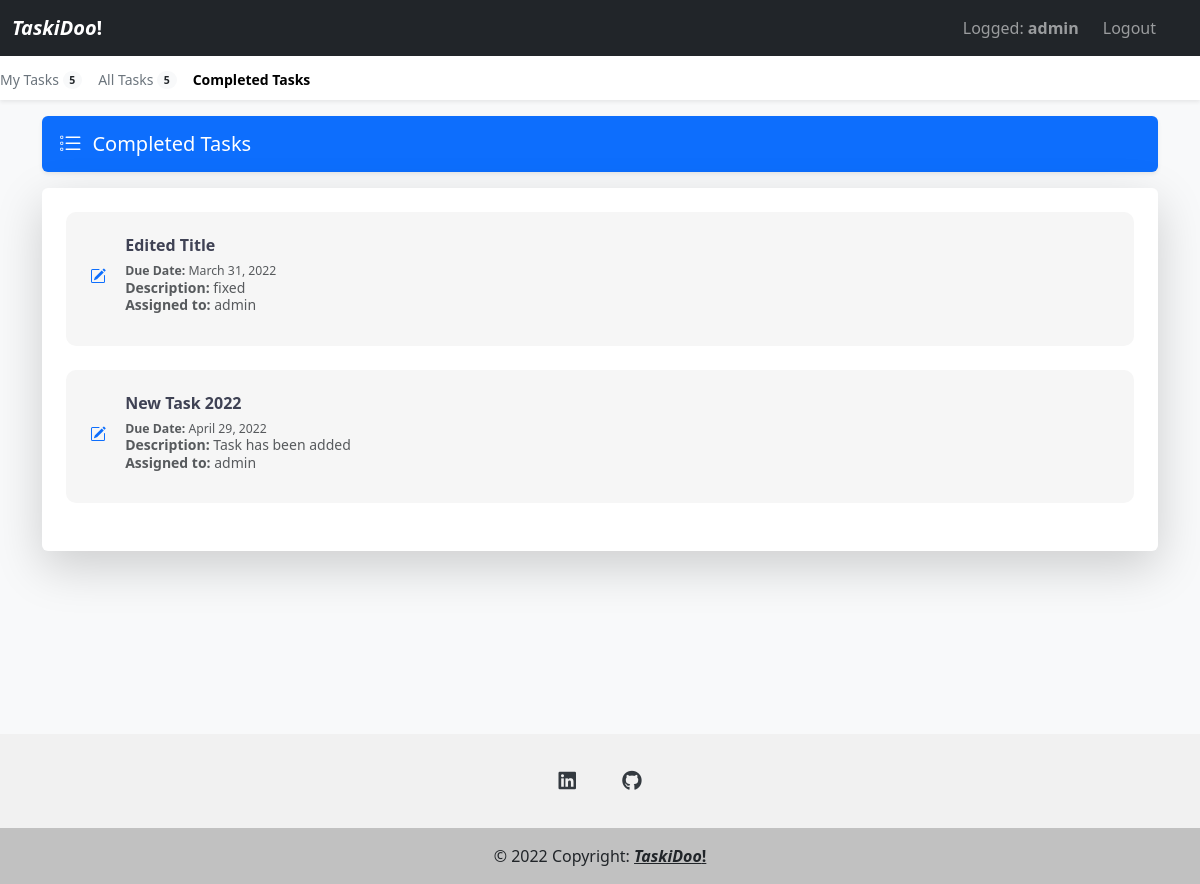
Before: /completed_tasks/ (signed in) with the older database file.
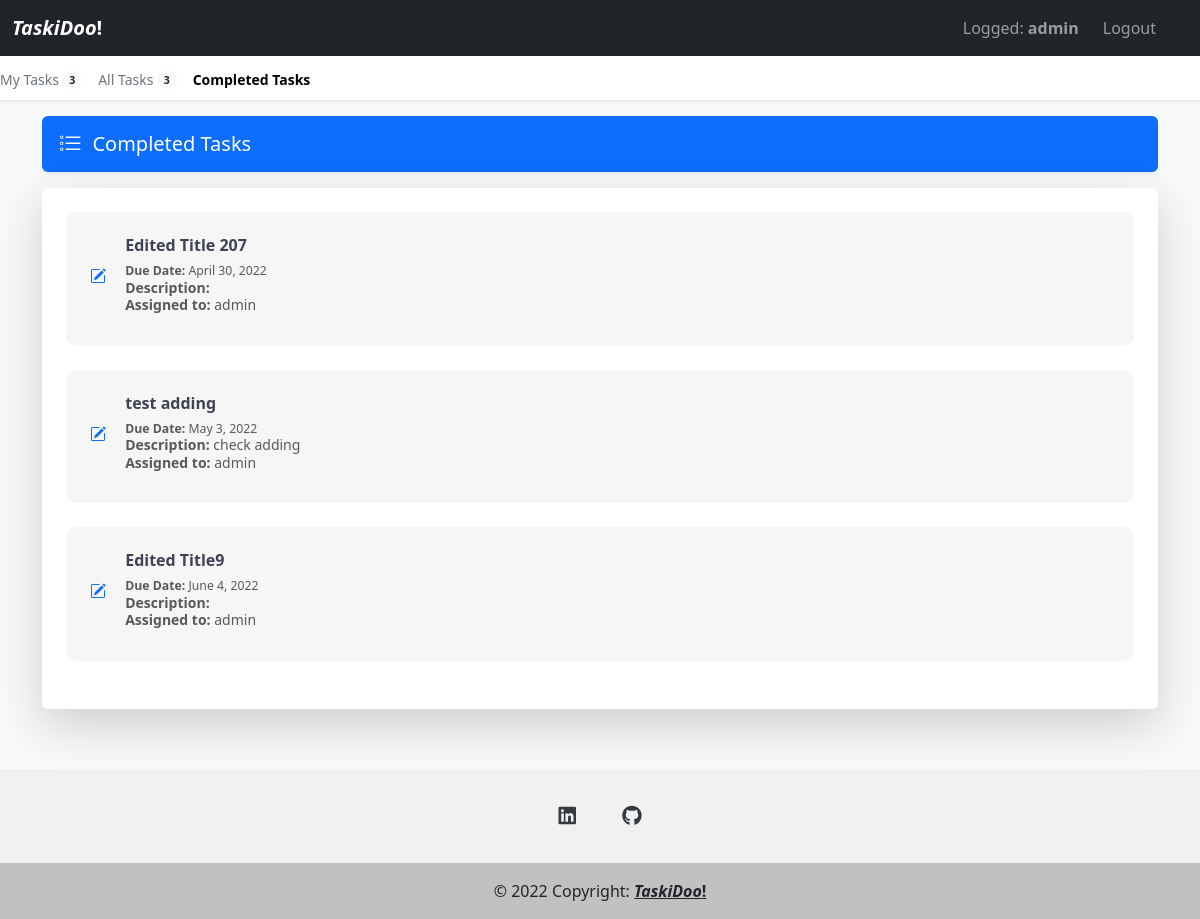
After: the same page with the newer database file.
### todo_apps/models.py (models this page shows, shortened)
class Task(models.Model):
    text_title = models.CharField(max_length=200)
    text_desc = models.TextField(max_length=10000, blank=True, null=True,)
    date_added = models.DateTimeField(auto_now_add=True)
    owner = models.ForeignKey(User, on_delete=models.CASCADE)
    comment = models.TextField(max_length=10000, blank=True, null=True)
    date_due = models.DateField()
    status = models.BooleanField(default=False)
    project = models.ForeignKey(Project, on_delete=models.CASCADE, blank=True, null=True)

### todo_apps/views.py (the view)
# urls.py: path('completed_tasks/', views.completed_tasks, name="completed_tasks"),
@login_required
def completed_tasks(request):
    completed_tasks = Task.objects.filter(project = Project.objects.get(assigned_users=request.user), status=True).order_by('date_due')
    all_tasks = Task.objects.filter(project = Project.objects.get(assigned_users=request.user), status=False)
    tasks = Task.objects.filter(project = Project.objects.get(assigned_users=request.user), owner=request.user, status=False)
    context = {'completed_tasks': completed_tasks, 'all_tasks': all_tasks, 'tasks': tasks}
    return render(request, 'todo_apps/completed_tasks.html', context)

### todo_apps/templates/todo_apps/completed_tasks.html (shortened to what this page needs)
{% extends "todo_apps/base.html" %}
{% block content %}
<main class="container formBg mb-4">
    <div class="d-flex align-items-center p-3 my-3 text-white bg-purple rounded shadow-sm">
        <div class="lh-1">
            <h1 class="h5 mb-0 text-white lh-1">Completed Tasks</h1>
        </div>
    </div>
    <div class="mt-3 mb-5 p-4 bg-body rounded shadow-lg">
        {% for task in completed_tasks %}
            <div class="d-flex mb-4 p-4 task-content">
                <a class="myBtn d-block text-decoration-none" hx-trigger="click" hx-get="{% url 'todo_apps:edit_task' task.id %}" hx-target="#dialog">
                </a>
            <p class="pb-2 mb-0 small text-muted lh-sm" hx-trigger="click" hx-get="{% url 'todo_apps:edit_task' task.id %}" hx-target="#dialog">
                <a class="myBtn d-block text-decoration-none task-item task-content-h h6"><strong>{{ task.text_title }}</strong></a>
                <small><strong>Due Date:</strong> {{ task.date_due }}</small></br>
                <strong>Description:</strong> {{ task.text_desc }}</br>
                <strong>Assigned to:</strong> {{ task.owner }}
            </p>
             </div>
        {% empty %}
            <p>No tasks added!</p>
        {% endfor %}
    </div>
</main>
{% endblock content %}

### todo_apps/templates/todo_apps/base.html (shortened to what this page needs)
{% load bootstrap5 %}
{% load static %}
{% bootstrap_css %}
<!doctype html>
<html lang="en">
  <head>
    <link rel="stylesheet" href="{% static 'css/style.css' %}">
    <link rel="stylesheet" href="https://cdnjs.cloudflare.com/ajax/libs/font-awesome/6.0.0/css/all.min.css">
  </head>
  {% if user.is_authenticated %}
  <body class="bg-light">
        <nav class="navbar navbar-expand-lg fixed-top navbar-dark bg-dark" style="z-index:4;">
        <div class="container-fluid">
            <a class="navbar-brand" href="{% url 'todo_apps:index' %}"><i><b>TaskiDoo</i>!</b></a>
            <div class="navbar-collapse" id="navbarsExampleDefault">
            <ul class="navbar-nav me-auto mb-2 mb-lg-0">
                <li class="nav-item">
                  <a class="nav-link"></a>
                  </li>
            </ul>
            <ul class="navbar-nav me-0 mb-5 mb-lg-0">
            {% if user.is_authenticated %}
            <li class="nav-item me-2">
            <a class="nav-link" href="{% url 'users:profile' %}">Logged: <b>{{ user.username }}</b></a>
            </li>
            <li class="nav-item me-4">
                <a class="nav-link" href="{% url 'users:logout' %}">Logout</a>
            </li>
            {% endif %}
            </div>
        </div>
        </nav>
        <div class="nav-scroller bg-body shadow-sm">
        <nav class="nav nav-underline">
            <a class="nav-link" id="my_tasks"  href="{% url 'todo_apps:tasks' %}">
              My Tasks
            <span class="badge bg-light text-dark rounded-pill align-text-bottom">{{ tasks.count }}</span>
            </a>
            <a class="nav-link" id="all_tasks" href="{% url 'todo_apps:all_tasks' %}">
              All Tasks
            <span class="badge bg-light text-dark rounded-pill align-text-bottom">{{ all_tasks.count}}</span>
            </a>
            <a class="nav-link" id="completed_tasks" href="{% url 'todo_apps:completed_tasks' %}">Completed Tasks</a>
        </nav>
        </div>
{% endif %}
{% block content %} {% endblock content %}
<footer class="footer text-center text-white">
  <div class="container pt-4">
    <section class="mb-4">
      <a
        class="btn btn-link btn-floating btn-lg m-1 social-icon"
        href="https://www.linkedin.com/in/tomasz-kaczmarczyk-4235a31a4/"
        role="button"
        ><i class="fab fa-linkedin"></i
      ></a>
      <a
        class="btn btn-link btn-floating btn-lg m-1 social-icon"
        href="https://github.com/TKdev96"
        role="button"
        ><i class="fab fa-github"></i
      ></a>
    </section>
  </div>
  <div class="text-center text-dark p-3 footer-text">
    © 2022 Copyright:
    <a class="text-dark" href="#"><b><i>TaskiDoo</i>!</b></a>
  </div>
</footer>
  </body>
</html>

### todo_apps/static/css/style.css (style rules this page uses)
html, body { overflow-x: hidden; overflow-y: visible; }
body { padding-top: 56px; }
.container { margin-top: 60px; }
.task-content { border-radius: 10px; background-color: #f6f6f6; }
.task-content-icon { margin-top: 2rem !important; margin-right: 1.200rem; color: #0d6efd; }
.nav-scroller { position: fixed; width: 100%; z-index: 2; height: 2.75rem; overflow-y: hidden; }
.nav-scroller .nav { display: flex; flex-wrap: nowrap; padding-bottom: 1rem; margin-top: 1px; overflow-x: auto; color: rgba(255, 255, 255, .75); text-align: center; white-space: nowrap; -webkit-overflow-scrolling: touch; }
.nav-underline .nav-link { padding-top: .75rem; padding-bottom: .75rem; font-size: .875rem; color: #6c757d; }
.nav-underline { font-weight: 500; color: #343a40; }
.bg-purple { background-color: #0d6efd; }
#navbarsExampleDefault { display: none; }
.formBg { min-height: 75%; }
.task-item { color: #3F4254; }
.footer { background-color: #f1f1f1de; position: relative; left: 0; bottom: 0; margin-top: 0; width: 100%; text-align: center; }
.footer-text { background-color: rgba(0, 0, 0, 0.2); }
.social-icon { color: #343a40; }

Changed rows visible on the page:
removed Task: text_title "Edited Title", date_due "March 31, 2022", text_desc "fixed", owner "admin"
removed Task: text_title "New Task 2022", date_due "April 29, 2022", text_desc "Task has been added", owner "admin"
now on this page (row edited): Task: text_title "Edited Title 207", date_due "April 30, 2022", owner "admin"
now on this page (row edited): Task: text_title "test adding", date_due "May 3, 2022", text_desc "check adding", owner "admin"
added Task: text_title "Edited Title9", date_due "June 4, 2022", owner "admin"
Other visible differences:
{{ tasks.count }}: "5" → "3"
{{ all_tasks.count }}: "5" → "3"
